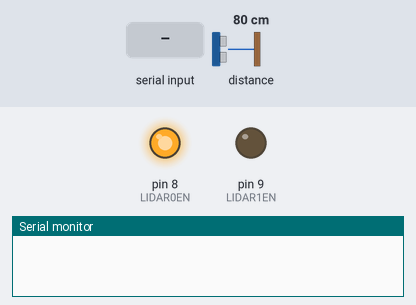
The sketch below on a simulated Arduino Mega 2560, built with avr-gcc and run on an emulated ATmega2560. Shown: output pins drawn as LEDs (lit = HIGH), the last lines printed to the serial monitor. Wiring (inferred from the names in the program): LIDAR-Lite range finder at I2C address 0x62. Inputs (shaded band) come from the test bench; at power-on: distance to the obstacle 80 cm.

Above: at 1.2 s.
1.3 s: "2\n" received over Serial
At 2.0 s:
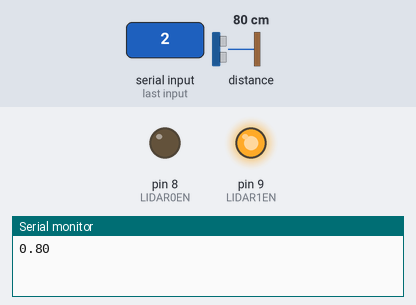
2.8 s: "1\n" received over Serial
At 3.2 s:
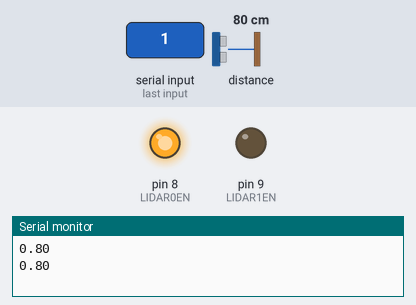
Timing chart, 0 to 5.8 s (numbered marks = the images above; inputs shaded):
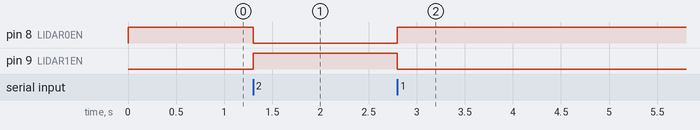

Measured:
- after the input at 1.3 s, pin 8 (LIDAR0EN): HIGH → LOW at once; pin 9 (LIDAR1EN): LOW → HIGH at once
- after the input at 2.8 s, pin 8 (LIDAR0EN): LOW → HIGH at once; pin 9 (LIDAR1EN): HIGH → LOW at once

The sketch:

LCD_Range_Finder.ino
```cpp
////////////////////////////////////////////////////////////////////////////////
//
// File/Module Name : LCD_Range_Finder.ino
// Author           : Marty Otzenberger
// Creation Date    : 12/29/2014
// Project Name     : Lidar Lite
// Target Device    : Ardunio Mega 2560
// Tool Version     : Arduino 1.0.6
//

//////////////////////////////////////////////////////////////////////////////////
//#define DEBUG 1  //Define to enable serial output (PC)

////////////////////////////////////////////////////////////////////////////////
// Include Libraries
////////////////////////////////////////////////////////////////////////////////
#include <LiquidCrystal.h>  // Arduino's LCD library for Hitachi HD44780 driver.
#include <Wire.h>


// LIDAR Control
#define LIDARLite_ADDRESS 0x62  // Default I2C Address of LIDAR-Lite.
#define RegisterMeasure   0x00  // Register to write to initiate ranging.
#define MeasureValue      0x03  // Value to initiate ranging.
#define RegisterHighLowB  0x8f  // Register to get both High and Low bytes in 1 call.

#define LIDAR0EN 8
#define LIDAR1EN 9

uint8_t currentLidar;

////////////////////////////////////////////////////////////////////////////////
// Setup Function
////////////////////////////////////////////////////////////////////////////////
void setup(){
  // Set IO Directionality

  pinMode(LIDAR0EN,OUTPUT);
  digitalWrite(LIDAR0EN,LOW);

  pinMode(LIDAR1EN,OUTPUT);
  digitalWrite(LIDAR1EN,LOW);

  // Initialize LCD

  // Initialize I2C Bus
  Wire.begin();

  // If In Debug Mode Setup Serial Output To PC
  Serial.begin(115200);  //Setup Serial Interface
  digitalWrite(LIDAR0EN,HIGH);
  currentLidar=1;
  Serial.setTimeout(0xFFFFFFFF);//really long timeout (50 days)
}


word doReading()
{
    //////////////////////////////////////////////////////////////////////////////
  // Declare Local Variables
  //////////////////////////////////////////////////////////////////////////////
  word  reading = 0x00;

  //////////////////////////////////////////////////////////////////////////////
  // Get Data From LIDAR
  //////////////////////////////////////////////////////////////////////////////
  // Setup Registers

  Wire.beginTransmission((int)LIDARLite_ADDRESS); // transmit to LIDAR-Lite
  Wire.write((int)RegisterMeasure);               // sets register pointer to  (0x00)
  Wire.write((int)MeasureValue);                  // sets register pointer to  (0x00)
  Wire.endTransmission();                         // stop transmitting
  #ifdef DEBUG
    Serial.println("Sent First Command Sequence...");
  #endif

  // Wait 5ms for transmit
  delay(5);

  // Setup More Registers
  Wire.beginTransmission((int)LIDARLite_ADDRESS); // transmit to LIDAR-Lite
  Wire.write((int)RegisterHighLowB);              // sets register pointer to (0x8f)
  Wire.endTransmission();                         // stop transmitting
  #ifdef DEBUG
    Serial.println("Sent Second Command Sequence...");
  #endif

  // Wait 5ms for transmit
  delay(5);

// Request Data
  Wire.requestFrom((int)LIDARLite_ADDRESS, 2);    // request 2 bytes from LIDAR-Lite
  #ifdef DEBUG
    Serial.println("Sent Data Request...");
  #endif

  // Wait For 2 Bytes Of Data
  if(2 <= Wire.available()){
    // Read In Data
    reading = Wire.read();   // receive high byte (overwrites previous reading)
    reading = reading << 8;  // shift high byte to be high 8 bits
    reading |= Wire.read();  // receive low byte as lower 8 bits
    #ifdef DEBUG
      Serial.print("Received Data: ");
      Serial.print(reading);
      Serial.println("...");
    #endif
  }
  return reading;

}


////////////////////////////////////////////////////////////////////////////////
// Main Loop
////////////////////////////////////////////////////////////////////////////////
void loop(){

  uint8_t newLidar= Serial.parseInt();//get a number.. 0 will be returned if it times out.. in 50 days. dont leave the robot on for 50 days

  if(newLidar != currentLidar) //should we switch the lidar?
  {
     uint8_t newPin=0;
     uint8_t oldPin=0;
     if(newLidar==1)
     {
        newPin=LIDAR0EN;
        oldPin=LIDAR1EN;
     }
     else if(newLidar==2)
     {
      newPin=LIDAR1EN;
      oldPin=LIDAR0EN;
     }
     else
     {
        Serial.print("ERROR Invalid lidar either 1 or 2 you chose ");
        Serial.print(newLidar);
        Serial.println();
        return;
     }


    digitalWrite(newPin,LOW);
    digitalWrite(oldPin,LOW);
    digitalWrite(newPin,HIGH);

    delay(10);
    currentLidar=newLidar;
  }

  // Format Value
  int reading = doReading();
  float meters = reading / 100.0;
  // Print Value
  #ifdef DEBUG
    Serial.print("Displaying Data: ");
    Serial.print(meters);
    Serial.println(" m...");
  #endif
  Serial.println(meters,2);

}
```
